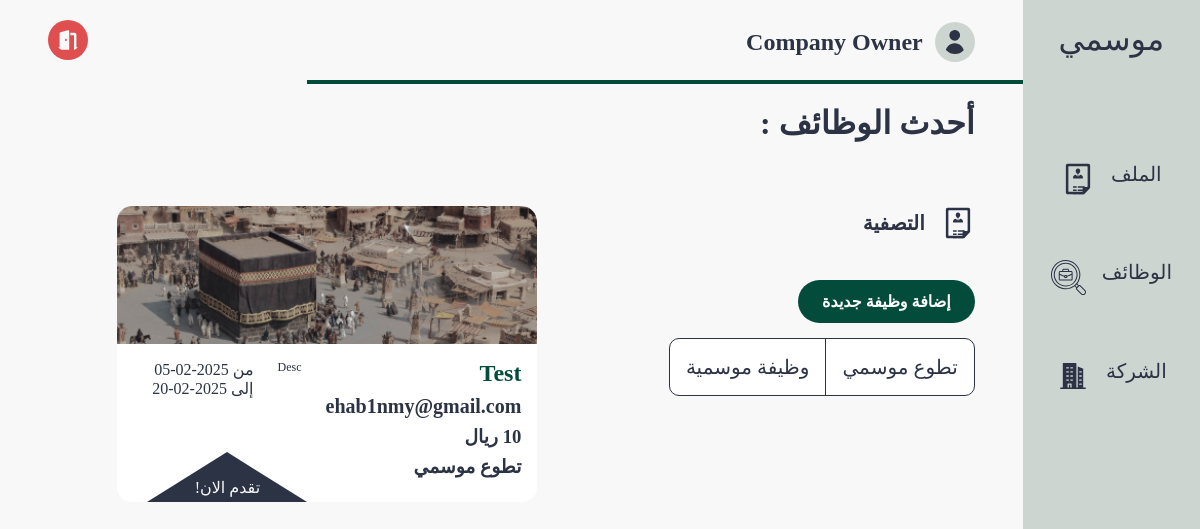
The app's page /pages/job_listing.php?type=1 (signed in) with its own data.
### tables this page shows
CREATE TABLE users (
    id INTEGER PRIMARY KEY, 
    name TEXT, 
    email TEXT UNIQUE, 
    password TEXT, 
    bio TEXT,
    type BOOLEAN,
    linkedin TEXT,
    phone TEXT
);

CREATE TABLE jobs (
    job_id INTEGER PRIMARY KEY, 
    company_id INTEGER,
    name TEXT,
    description TEXT,
    salary INTEGER,
    language_id INTEGER,
    type BOOLEAN,
    start DATE,
    end DATE NULL,
    FOREIGN KEY (company_id) REFERENCES company(company_id) ON DELETE CASCADE,
    FOREIGN KEY (language_id) REFERENCES languages(language_id) ON DELETE CASCADE
);

CREATE TABLE company (
    company_id INTEGER PRIMARY KEY, 
    owner_id INTEGER,
    hr_id INTEGER,
    name TEXT,
    location TEXT,
    email TEXT,
    linkedin Text,
    phone TEXT,
    bio TEXT,
    FOREIGN KEY (owner_id) REFERENCES users(id) ON DELETE CASCADE,
    FOREIGN KEY (hr_id) REFERENCES users(id) ON DELETE CASCADE
);

### src/database/fetch.php (called while the page is built, shortened)
<?php
include('../database/data.php');
function getUserById($id)
{
    global $db;
    $stmt = $db->prepare('SELECT * FROM users WHERE id = :id');
    $stmt->bindValue(':id', $id, SQLITE3_INTEGER);
    $result = $stmt->execute();
    $user = $result->fetchArray(SQLITE3_ASSOC);
    return $user;
}
function getCompanyById($id)
{
    global $db;
    $stmt = $db->prepare('SELECT * FROM company WHERE company_id = :id');
    $stmt->bindValue(':id', $id, SQLITE3_INTEGER);
    $result = $stmt->execute();
    $company = $result->fetchArray(SQLITE3_ASSOC);
    return $company;
}
function fetchAllJobsByType($type)
{
    global $db;
    $result = $db->query("SELECT * FROM jobs where type = $type ORDER BY 1 DESC");
    $jobs = [];
    while ($row = $result->fetchArray(SQLITE3_ASSOC)) {
        $jobs[] = $row;
    }
    return $jobs;
}

### src/components/page.php (called while the page is built, shortened)
<?php
include ('../database/fetch.php');
if (isset($_SESSION["user"]) && isset($_SESSION["user"]["id"])) {
    if (!getUserById($_SESSION["user"]["id"])) {
        unset($_SESSION["user"]);
    }
}
?>

### src/pages/job_listing.php (the view, shortened to what this page needs)
<?php
include('../components/page.php');
if (isset($_GET['type'])) {
    $jobs = fetchAllJobsByType($_GET['type']);
} else {
    $jobs = fetchAllJobs();
}
$jobs = array_filter($jobs, function($job) {
    return empty($job["end"]) || $job["end"] >= date("Y-m-d");
});
?>
<!DOCTYPE html>
<html lang="ar" dir="rtl">
<head>
  <link rel="stylesheet" href="../styles/job_listing.css">
</head>
<body>
  <section class="page-structure">
    <?php include "../components/NavBar.php" ?>
    <section class="page-content">
      <header>
        <div class="username">
          <a href="./profile.php">
            <img class="nav-icon" src="../images/profile.svg" alt="شعار المستخدم">
            <h2><?php echo $user["name"] ?></h2>
          </a>
        </div>
        <div class="options">
          <a href="./logout.php">
            <img class="nav-icon" style="--color: #DF4F4F" src="../images/logout.svg" alt="شعار تسجيل">
          </a>
        </div>
      </header>
      <?php
      $user_type = ($_SESSION['user']['type'] == 1) ? 'company' : 'individual';
      ?>
      <main>
        <h1 class="heading-title">أحدث الوظائف : </h1>
        <div class="content">
          <div class="filter-section">
            <h3>
              <img src="../images/cv.svg" alt="شعار تصفية">
              التصفية
            </h3>
            <?php if (strtolower($user_type) === 'company'): ?>
              <div class="add-job-container">
                <a href="add_job.php" class="add-job-btn">إضافة وظيفة جديدة</a>
              </div>
            <?php endif; ?>
            <div class="filter-choices">
              <a href="?type=1">تطوع موسمي</a>
              <a href="?type=0">وظيفة موسمية</a>
            </div>
          </div>
          <div class="jobs-section">
            <?php foreach ($jobs as $job): ?>
              <div class="job">
                <img src="../images/sampleJob.png" alt="job image">
                <div class="content">
                  <div class="titles">
                    <h2 class="job-title"><?php echo htmlspecialchars($job["name"]); ?></h2>
                    <h3 class="company-title"><?php echo htmlspecialchars(getCompanyById($job["company_id"])["name"]); ?></h3>
                    <h3 class="salary"><?= htmlspecialchars($job["salary"]); ?> ريال</h3>
                    <h3 class="job-type">
                      <?php echo ($job["type"] == 0) ? "وظيفة موسمية" : "تطوع موسمي"; ?>
                    </h3>
                  </div>
                  <p class="description"><?php echo htmlspecialchars($job["description"]); ?></p>
                  <p class="dates">
                    <?php echo "من " . htmlspecialchars($job["start"]); ?>
                    <?php echo ($job["end"] ? " إلى " . htmlspecialchars($job["end"]) : " (مستمر)"); ?>
                  </p>
                </div>
              </div>
            <?php endforeach ?>
          </div>
        </div>
      </main>
    </section>
  </section>
</body>
</html>

### src/styles/job_listing.css (style rules this page uses)
* { color: var(--black-color); }
body { background-color: var(--white-color); }
.nav-icon { --color: var(--white-alt-color); background-color: var(--color); width: 40px; height: 40px; border-radius: 50%; padding: 0.5rem; }
section.page-content { width: 100%; }
header { position: relative; display: flex; align-items: center; justify-content: space-between; min-height: 75px; padding: 1.25rem 3rem; }
header::after { content: ""; position: absolute; right: 0; bottom: 0; width: 70%; height: 4px; background-color: var(--main-color); }
.username a { display: flex; align-items: center; gap: 0.75rem; font-size: 1rem; }
.options { display: flex; align-items: center; gap: 1rem; }
main { padding: 1.25rem 2rem; }
main .filter-section { margin-bottom: 3rem; }
@media (min-width: 992px) { main > .content { display: flex; gap: 3rem; } }
main .heading-title { font-size: 2rem; margin-bottom: 4rem; }
@media (min-width: 992px) { main { padding: 1.25rem 3rem; } }
@media (min-width: 992px) { main .filter-section { flex-basis: 320px; margin-bottom: 0; } }
main .filter-section h3 { display: flex; align-items: center; gap: 1rem; font-size: 1.25rem; margin-bottom: 2.5rem; }
main .filter-choices { width: fit-content; display: flex; justify-content: center; align-items: center; border: 1px solid var(--black-color); border-radius: 10px; background-color: white; font-size: 1.25rem; margin-bottom: 1.25rem; }
main .filter-choices > *:not(:last-child) { border-left: 1px solid var(--black-color); }
main .filter-choices > * { padding-inline: 1rem; padding-block: 1rem; }
.jobs-section { display: grid; flex: 1; gap: 1rem; grid-template-columns: repeat(auto-fill, minmax(250px, 1fr)); justify-items: center; overflow-y: scroll; max-height: 80vh; }
@media (min-width: 992px) { .jobs-section { grid-template-columns: repeat(auto-fill, minmax(350px, 1fr)); } }
.jobs-section .job { display: flex; flex-direction: column; max-width: 350px; background-color: white; border-radius: 15px; }
@media (min-width: 992px) { .jobs-section .job { max-width: 420px; } }
.jobs-section .job img { width: 100%; border-start-start-radius: 15px; }
.jobs-section .content { flex: 1; padding: 1rem; }
@media (min-width: 992px) { .jobs-section .content { display: flex; gap: 1.5rem; } }
.jobs-section .titles > * { margin-bottom: 0.5rem; }
.jobs-section .job-title { color: var(--main-color); font-size: 1.5rem; }
.jobs-section .company-title { font-size: 1.25rem; }
.job .description { font-size: 0.75rem; max-width: 180px; }

### src/styles/globals.css (style rules this page uses)
*, *::before, *::after { box-sizing: border-box; margin: 0; padding: 0; list-style: none; text-decoration: none; }
:root { --main-color: #034c3c; --secondary-color: #d2b48c; --white-color: #f8f8f8; --black-color: #2b3344; --white-alt-color: #cdd5d1; }
a { display: block; color: var(--black-color); }
.page-structure { display: flex; min-height: 100vh; }

### src/pages/job_listing.php (style rules this page uses)
.add-job-container { text-align: right; margin-bottom: 15px; }
.add-job-btn { display: inline-block; padding: 12px 24px; background-color: #034C3C; color: white; text-decoration: none; border-radius: 25px; font-weight: bold; font-size: 16px; transition: background 0.3s ease-in-out; }

### records on screen
users: name "Company Owner"
jobs: name "Test", company.name "ehab1nmy@gmail.com", salary "10", type "تطوع موسمي", description "Desc", start "2025-02-05", end "2025-02-20"

### other values on screen
$nav['title'] "الملف"
$nav['title'] "الوظائف"
$nav['title'] "الشركة"
